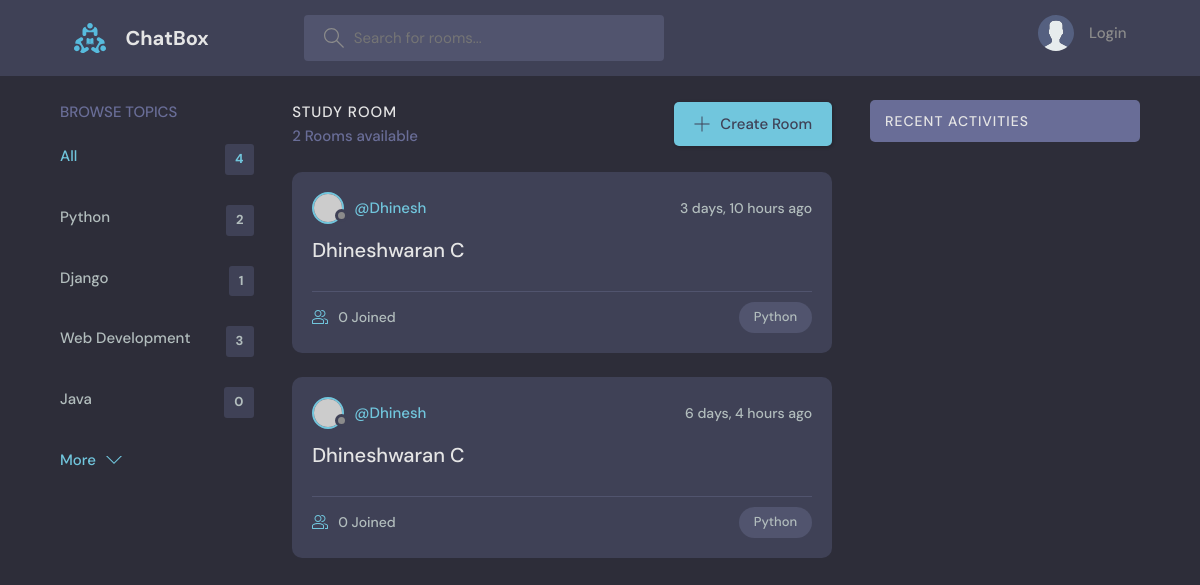
Page /?q=Python on the committed database.
### base/models.py (models this page shows, shortened)
class Topic(models.Model):
    name = models.CharField(max_length=200)

class Room(models.Model):
    host = models.ForeignKey(User, on_delete=models.SET_NULL, null=True)
    topic = models.ForeignKey(Topic, on_delete=models.SET_NULL, null=True)
    name = models.CharField(max_length=200)
    description = models.TextField(null=True, blank=True)
    participants = models.ManyToManyField(User, related_name='participants', blank=True)
    updated = models.DateTimeField(auto_now=True)
    created = models.DateTimeField(auto_now_add=True)
    class Meta:
        ordering = ['-updated', '-created']

### base/views.py (the view)
# urls.py: path('',views.home,name="home"),
def home(request):
    q = request.GET.get('q') if request.GET.get('q') != None else ''
    rooms = Room.objects.filter(
        Q(topic__name__icontains=q) |
        Q(name__contains=q) |
        Q(description__icontains=q)
    )
    topics = Topic.objects.all()
    room_count = rooms.count()
    room_messages = Message.objects.filter(Q(room__topic__name__icontains=q))
    return render(request,'base/home.html', {'rooms':rooms,'topics':topics,'room_count':room_count, 'room_messages':room_messages})

### base/templates/base/home.html (shortened to what this page needs)
{% extends 'main.html' %}
{% block content %}
    <main class="layout layout--3">
      <div class="container">
        {% include 'base/topics_component.html' %}
        <div class="roomList">
          <div class="roomList__header">
            <div>
              <h2>Study Room</h2>
              <p>{{room_count}} Rooms available</p>
            </div>
            <a class="btn btn--main" href="create-room.html">
              <svg version="1.1" xmlns="http://www.w3.org/2000/svg" width="32" height="32" viewBox="0 0 32 32">
                <title>add</title>
                <path
                  d="M16.943 0.943h-1.885v14.115h-14.115v1.885h14.115v14.115h1.885v-14.115h14.115v-1.885h-14.115v-14.115z"
                ></path>
              </svg>
              Create Room
            </a>
          </div>
          {% include 'base/feed_component.html' %}
        </div>
        {% include 'base/activity_component.html' %}
      </div>
    </main>
    {% endblock %}

### base/templates/base/topics_component.html
<div class="topics">
    <div class="topics__header">
      <h2>Browse Topics</h2>
    </div>
    <ul class="topics__list">
      <li>
        <a href="{% url 'home' %}" class="active">All <span>{{topics.count}}</span></a>
      </li>
      {% for topic in topics %}
      <li>
        <a href="{% url 'home' %}?q={{topic.name}}">{{topic.name}} <span>{{topic.room_set.all.count}}</span></a>
      </li>
      {% endfor %}
    </ul>
    <a class="btn btn--link" href="topics.html">
      More
      <svg version="1.1" xmlns="http://www.w3.org/2000/svg" width="32" height="32" viewBox="0 0 32 32">
        <title>chevron-down</title>
        <path d="M16 21l-13-13h-3l16 16 16-16h-3l-13 13z"></path>
      </svg>
    </a>
  </div>

### base/templates/base/feed_component.html (shortened to what this page needs)
{% for room in rooms %}
<div class="roomListRoom">
    <div class="roomListRoom__header">
      <a href="{% url 'user-profile' room.host.id %}" class="roomListRoom__author">
        <div class="avatar avatar--small">
          <img src="https://randomuser.me/api/portraits/women/11.jpg" />
        </div>
        <span>@{{room.host.username}}</span>
      </a>
      <div class="roomListRoom__actions">
        <span>{{room.created|timesince}} ago</span>
      </div>
    </div>
    <div class="roomListRoom__content">
      <a href="{% url 'room' room.id %}">{{room.name}}</a>
    </div>
    <div class="roomListRoom__meta">
      <a href="{% url 'room' room.id %}" class="roomListRoom__joined">
        {{room.participants.all.count}} Joined
      </a>
      <p class="roomListRoom__topic">{{room.topic.name}}</p>
    </div>
  </div>
  {% endfor %}

### static/styles/style.css (style rules this page uses)
:root { --color-main: #71c6dd; --color-main-light: #e1f6fb; --color-dark: #3f4156; --color-dark-medium: #51546e; --color-dark-light: #696d97; --color-light: #e5e5e5; --color-gray: #8b8b8b; --color-light-gray: #b2bdbd; --color-bg: #2d2d39; --color-success: #5dd693; --color-error: #fc4b0b; }
* { font-family: "DM Sans", -apple-system, BlinkMacSystemFont, "Segoe UI", Roboto, Oxygen, Ubuntu, Cantarell, "Open Sans", "Helvetica Neue", sans-serif; margin: 0; padding: 0; box-sizing: border-box; text-rendering: optimizeLegibility; font-size: inherit; }
html { font-size: 56.25%; }
@media only screen and (min-width: 1200px) { html { font-size: 62.5%; } }
body { line-height: 1.6; font-weight: 400; font-size: 1.5rem; color: var(--color-light-gray); background-color: var(--color-bg); min-height: 100vh; }
img { width: 100%; }
a { display: inline-block; color: var(--color-main); text-decoration: none; }
.container { max-width: 120rem; width: 90%; margin: auto; }
.btn { background-color: transparent; border: none; display: inline-flex; align-items: center; gap: 1rem; cursor: pointer; transition: all ease-in-out 0.3s; padding: 1rem 2rem; border-radius: 5px; box-shadow: 1px 1px 3px 1px rgba(0, 0, 0, 0.15); font-weight: 500; }
.btn--link { border-radius: 0; padding: 0; color: var(--color-main); box-shadow: none; }
.btn--main { background-color: var(--color-main); color: var(--color-dark); }
.btn > svg { fill: currentColor; width: 1.6rem; height: 1.6rem; }
.avatar { position: relative; display: inline-block; border-radius: 50%; border: 2px solid var(--color-main); }
.avatar img { display: block; border-radius: 50%; object-fit: cover; object-position: center; }
.avatar::after { content: ""; display: block; position: absolute; background-color: var(--color-gray); z-index: 111; border-radius: 50%; border: 0.3rem solid var(--color-dark); }
.avatar.avatar--small img { width: 2.8rem; height: 2.8rem; }
.avatar.avatar--small:after { width: 0.7rem; height: 0.7rem; bottom: 0px; right: -6px; }
.layout { margin-top: 2.4rem; }
.layout > .container { display: flex; justify-content: space-between; align-items: flex-start; }
.layout--3 > .container > div:first-child { flex-basis: 18%; max-width: 22.5rem; }
.layout--3 > .container > div:nth-child(2) { flex-basis: 50%; }
.topics__header { margin-bottom: 2rem; }
.topics__header h2 { text-transform: uppercase; font-weight: 500; color: var(--color-dark-light); }
.topics__list { list-style: none; }
.topics__list li a { display: flex; justify-content: space-between; margin-bottom: 3rem; font-weight: 500; color: var(--color-light-gray); transition: all 0.3s ease-in-out; }
.topics__list li a.active, .topics__list li a:hover { color: var(--color-main); }
.topics__list li a span { padding: 0.5rem 1rem; background-color: var(--color-dark); border-radius: 3px; font-size: 1.3rem; font-weight: 700; letter-spacing: 1px; }
.roomList__header { display: flex; justify-content: space-between; align-items: center; margin-bottom: 2.4rem; }
.roomList__header h2 { text-transform: uppercase; font-weight: 500; color: var(--color-light); letter-spacing: 1px; }
.roomList__header p { font-weight: 500; color: var(--color-dark-light); }
.roomListRoom { margin-bottom: 2.4rem; background-color: var(--color-dark); border-radius: 1rem; padding: 2rem; }
.roomListRoom__header { display: flex; justify-content: space-between; align-items: center; }
.roomListRoom__author { font-weight: 500; display: flex; align-items: center; gap: 1rem; }
.roomListRoom__actions { display: flex; align-items: flex-start; gap: 1rem; position: relative; }
.roomListRoom__actions span { font-size: 1.4rem; font-weight: 500; }
.roomListRoom__content { margin: 1rem 0; }
.roomListRoom__content a { font-size: 2rem; font-weight: 500; margin-bottom: 1.5rem; color: var(--color-light); transition: all 0.3s ease-in-out; }
.roomListRoom__meta { border-top: 1px solid var(--color-dark-medium); padding-top: 1rem; display: flex; align-items: center; justify-content: space-between; }
.roomListRoom__joined { color: var(--color-light-gray); display: flex; align-items: center; gap: 1rem; font-size: 1.4rem; font-weight: 500; }
.roomListRoom__joined svg { fill: var(--color-main); width: 1.6rem; height: 1.6rem; }
.roomListRoom__topic { padding: 5px 1.5rem; background-color: var(--color-dark-medium); border-radius: 5rem; font-weight: 500; font-size: 1.3rem; }

### rows in the picture
Topic: name "Python", room_set.all.count "2"
Topic: name "Django", room_set.all.count "1"
Topic: name "Web Development", room_set.all.count "3"
Topic: name "Java", room_set.all.count "0"
Room: host.username "Dhinesh", created "3 days, 10 hours", name "Dhineshwaran C", participants.all.count "0", topic.name "Python"
Room: host.username "Dhinesh", created "6 days, 4 hours", name "Dhineshwaran C", participants.all.count "0", topic.name "Python"

### other values in the picture
{{ topics.count }} "4"
{{ room_count }} "2"
